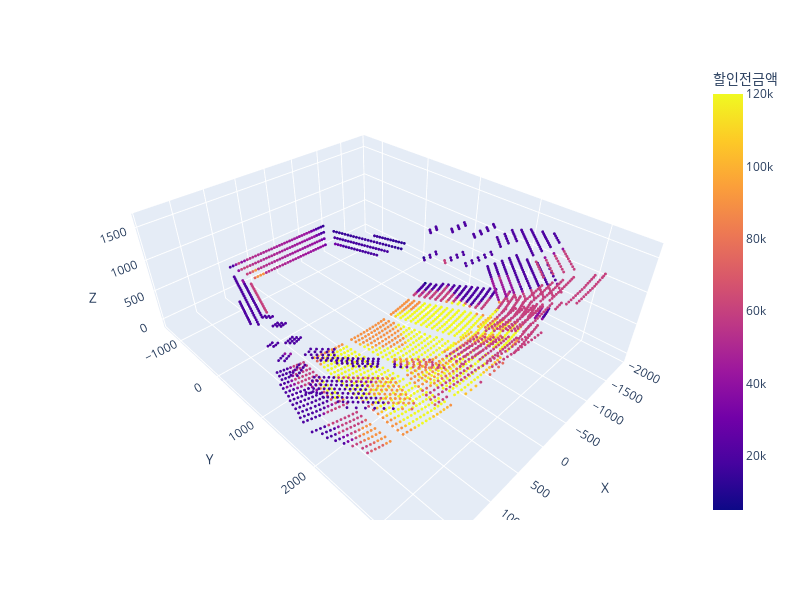

The code cell stored with this chart in its notebook:
### Code cell
temp = list(공연별_df_dict.values())[17]

fig = px.scatter_3d(temp, x='X', y='Y', z='Z', color='할인전금액', hover_name='seat')
fig.update_layout(width=800, height=600)
fig.update_traces(marker={'size': 1})
fig.show()

### Figure 1 — Plotly figure (JSON) as saved in the notebook; plotly's stock layout.template omitted (floating-point values rounded to 4 significant figures; data arrays with more than 128 entries replaced by an {"elided": "..."} marker saying what was removed)
{"data": [{"hovertemplate": "<b>%{hovertext}</b><br><br>X=%{x}<br>Y=%{y}<br>Z=%{z}<br>할인전금액=%{marker.color}<extra></extra>", "hovertext": {"elided": "2505 str values"}, "legendgroup": "", "marker": {"color": {"elided": "2505 int values"}, "coloraxis": "coloraxis", "size": 1, "symbol": "circle"}, "mode": "markers", "name": "", "scene": "scene", "showlegend": false, "type": "scatter3d", "x": {"elided": "2505 int values"}, "y": {"elided": "2505 int values"}, "z": {"elided": "2505 int values"}}], "layout": {"coloraxis": {"colorbar": {"title": {"text": "할인전금액"}}, "colorscale": [[0, "#0d0887"], [0.1111, "#46039f"], [0.2222, "#7201a8"], [0.3333, "#9c179e"], [0.4444, "#bd3786"], [0.5556, "#d8576b"], [0.6667, "#ed7953"], [0.7778, "#fb9f3a"], [0.8889, "#fdca26"], [1, "#f0f921"]]}, "height": 600, "legend": {"tracegroupgap": 0}, "margin": {"t": 60}, "scene": {"domain": {"x": [0, 1], "y": [0, 1]}, "xaxis": {"title": {"text": "X"}}, "yaxis": {"title": {"text": "Y"}}, "zaxis": {"title": {"text": "Z"}}}, "width": 800}}
